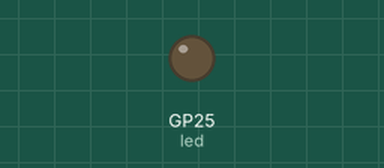
Bench run of a program on a simulated Raspberry Pi Pico running MicroPython. Shown: output pins drawn as LEDs (lit = HIGH). WiFi joins after 1.5 s; the clock reads 2024-03-15 10:24:30 at power-on unless the program sets it; files the program writes start out absent; values from a settings file that is not in the repository are placeholders; what the program prints to the serial console is not drawn. At 2.1 s the program stops and its outputs stay as they are.

Above: at 0.1 s.
Timing chart, 0 to 2.6 s (numbered marks = the images above):
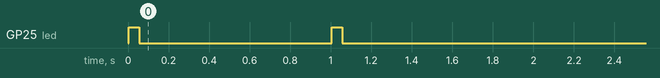

The program:

wifi.py
```python
# Inspired by https://projects.raspberrypi.org/en/projects/get-started-pico-w/2

# Standard library imports
import network
import time
import ntptime               # Get time from network after connecting
import machine               # Onboard LED and rebooting

# Local imports
from core.logging import log # Writing messages to file

# Initialise
led = machine.Pin("LED", machine.Pin.OUT)

def connect(ssid:str, password:str, max_attempts:int=50):
    """Connect to WiFI and update time from Network Time Protocol.

    Wrapper for network.WLAN

    :param str ssid:         The name of the WiFi network to connect to.
    :param str password:     The pre-shared plaintext passkey to connect to this WiFi network with.
    :param int max_attempts: After this many failed attempts to connect, the device will reboot.
    """

    log(f"Local time before WiFi connection is {time.localtime()}")

    # Prepare connection
    wlan = network.WLAN(network.STA_IF)
    wlan.active(True)
    wlan.connect(ssid, password)

    # Loop
    attempt_count = 0
    while wlan.isconnected() == False:

        # Reboot if no connection after many attempts
        if attempt_count >= max_attempts:
            log(f"Rebooting due to {attempt_count} failed attempts to connect to wifi!")
            time.sleep(5)   # allow time to see above message before rebooting
            machine.reset() # reboot the pico

        # Retry connection
        attempt_count += 1
        log(f'Attempt {attempt_count} to connect to wifi network {ssid}...')

        # Blink LED (mostly off) to visually indicate connection attempt in progress
        led.on()
        time.sleep(0.05)
        led.off() # mostly off blink while trying to connect
        time.sleep(0.95)

    # Report sucessful connection
    ip = wlan.ifconfig()[0]
    log(f'Connected to WiFi {ssid} as {ip}')

    # Set time
    try:
        ntptime.settime()
        time_update_message = "Clock sucessfully updated from network."
    except Exception:
        pass # ignore errors!
        time_update_message = "An exception occured while updating clock from network."
    log(f"{time_update_message} Local time is now {time.localtime()}")


# test
if __name__ == '__main__':
    from user_settings import wifi_ssid, wifi_password
    connect(wifi_ssid, wifi_password)
```

logging.py
```python
"""
logging.py
Logging system for Micropython.

Public API: the function log()

No log levels. Include them in your message if you want to.
Messages are cast to string, timestamped (microsecond resolution) and printed to serial and also written to file.
Automatic file size limitation, rotation and deletion.

sample usage:
from logging import log
mymsg = "Sensor recorded reading " + str(1234)
log(mymsg)

Inspired by http://www.d3noob.org/2024/03/logging-and-troubleshooting-on.html
"""

# Standard library imports
import os

# Local imports
from core.timestamp import get_timestamp

# settings
log_filename = "log.txt"
log_filename_old = "log_old.txt"
log_file_size_limit = 200000 # Bytes before rotating. 200kB, so both log files toogether will take max 20% of Pico's 2MB flash memory.
default_max_loginfo_size = 200 # Characters before log message is truncated

def _create_log_file():
    """Check to see if primary log file is present and create if necessary."""
    try:
        os.stat(log_filename)
        print(f"Logger: log file {log_filename} already exists")
    except:
        print(f"Logger: log file {log_filename} missing - creating...")
        f = open(log_filename, "w")
        f.close()


# Public function
def log(loginfo:str, print_loginfo:bool=True, max_loginfo_size=default_max_loginfo_size):
    """Append a message to the plaintext log file. A timestamp from core.timestamp (rtc.datetime() + time_ns()) is added.

    :param str loginfo:              The message to be appended to the log file.
    :param bool=True print_loginfo:  (optional) If `True`, loginfo will be passed to print() to display in the serial terminal
    :param int=200 max_loginfo_size: (optional) The number of characters after which str(loginfo) will be truncated
    """

    # Get the timestamp as soon as called
    timestring = get_timestamp()

    # Check the file size
    filestats = os.stat(log_filename)
    filesize = filestats[6]           # File size in bytes

    # Truncate loginfo if long
    loginfo = str(loginfo) # if something other than a string is supplied, attempt to cast it.
    if len(loginfo) > max_loginfo_size:
        loginfo = loginfo[:max_loginfo_size] + "..."

    # Print to terminal if required
    if print_loginfo:
        print(loginfo)

    if(filesize < log_file_size_limit):
        try:

            # loginfo is recast to string. Add filesize (right aligned, padded to fit maximum)
            logline = timestring +" "+ f"{str(filesize):>{len(str(log_file_size_limit))}}"  +" "+ loginfo +"\n"

            # Write to file
            with open(log_filename, "at") as f:
                f.write(logline)

        except Exception as err:
            print("ERROR when logging: Problem saving file:", err)

    else:
        print("Logger: log file size " + str(filesize) + " exceed limit of " + str(log_file_size_limit) + ", rotating...")

        # Delete old log file if it exists
        try:
            os.remove(log_filename_old)
        except OSError:                           # it might not exist, so ignore failure
            pass

        os.rename(log_filename, log_filename_old) # Rename current log file to old
        _create_log_file()                        # Create new log file
        log(loginfo)                              # Try again. Should now find an empty file.


# Startup
_create_log_file() # Although when writing the file would be created as needed, this is done first so the filesize can be checked without error.


# Run this script directly to test
if __name__ == '__main__':
    print("testing logging")
    log("Did this appear in the logs?")
    log("How about this? Explicitly printed to terminal", True)
    log("Or this? Not printed.", False)
    print("logging test complete")
```

timestamp.py
```python
# timestamp.py

# Standard library imports
import machine
import time

# Startup
rtc=machine.RTC()

def get_timestamp():
    """Get a string containing the current local time in ISO8601 format using machine.RTC().datetime() assisted by time_ns()"""

    timestamp=rtc.datetime() # subsecond field is always 0, so use another clock interface for additional resolution.
    microseconds = str(time.time_ns())[-9:-3] # needs to be a string to do slicing to extract desired digits. Only us precision is available (last 3 digits of time_ns() are always 0).
    timestring="%04d-%02d-%02dT%02d:%02d:%02d"%(timestamp[0:3] + timestamp[4:7]) + "." + microseconds + "+00:00"

    return timestring

# test
if __name__ == '__main__':
    while True:
        print(get_timestamp())
        time.sleep(1)
```
